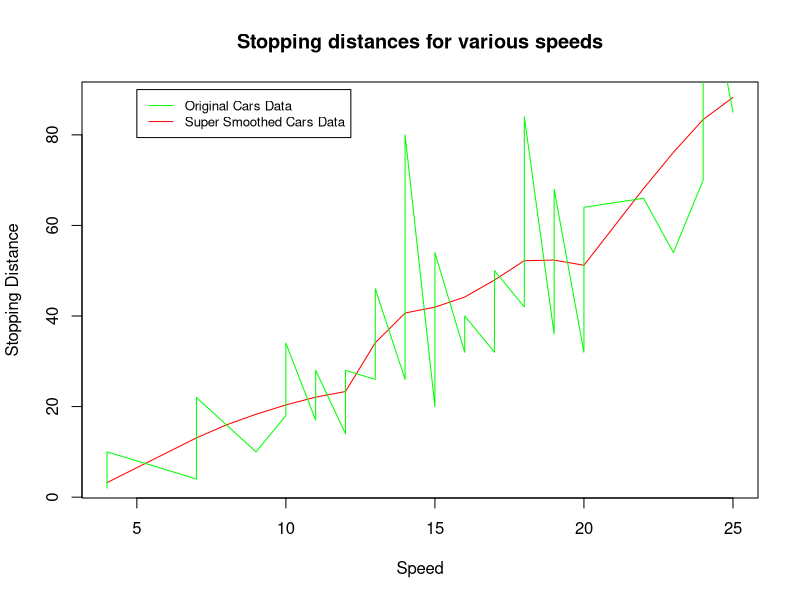

This figure's R source:
## ---- chunk 1
knitr::opts_chunk$set(echo = TRUE)
## ---- chunk 2
library(datasets)
data(cars)
head(cars)
cars.supsmu = supsmu(cars$speed, cars$dist, bass = 0, span = "cv")
cars.supsmu
library(ggplot2)
# qplot(x = cars.supsmu$x, y = cars.supsmu$y)
plot(x = cars.supsmu$x, y = cars.supsmu$y, type = "l", col = "red", main = "Stopping distances for various speeds", xlab = "Speed", ylab = "Stopping Distance")
lines(x = cars$speed, y = cars$dist, col = "green")
legend(5, 90, legend=c("Original Cars Data", "Super Smoothed Cars Data"),
 col=c("green", "red"), lty=1:1, cex=0.8)
